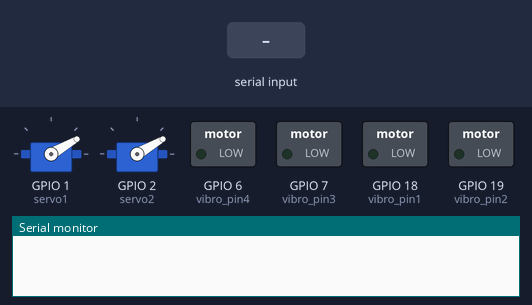
This sketch was run on a simulated ESP32-S3. Parts: 2 × servo, switched loads named in the sketch (green lamp = pin HIGH), the last lines printed to the serial monitor. Dashed ring = blinking. Inputs (shaded band) come from the test bench.

Above: at 1.2 s.
1.3 s: "lr,1\n" received over Serial
At 2.2 s:
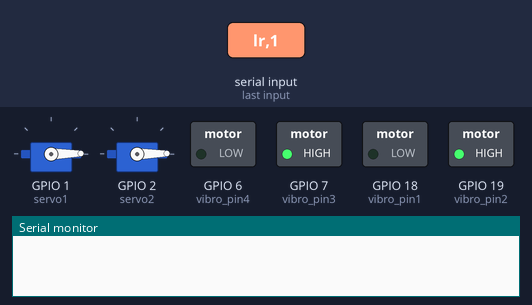
4.3 s: "fo,50\n" received over Serial
At 6.7 s:
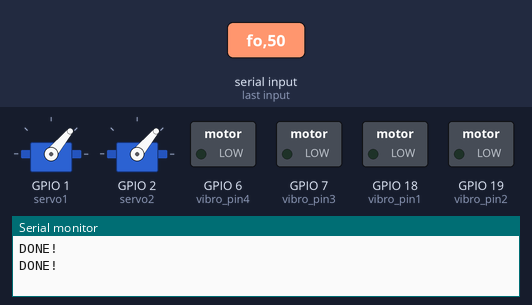
7.3 s: "lr,150\n" received over Serial
At 8.2 s:
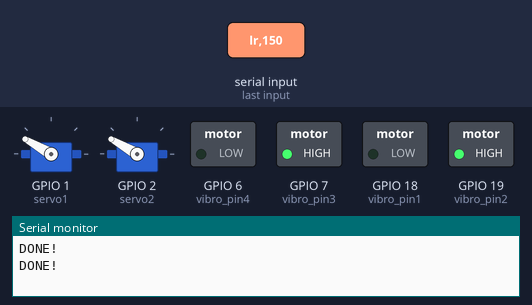
10.3 s: "ud,1\n" received over Serial
At 12.7 s:
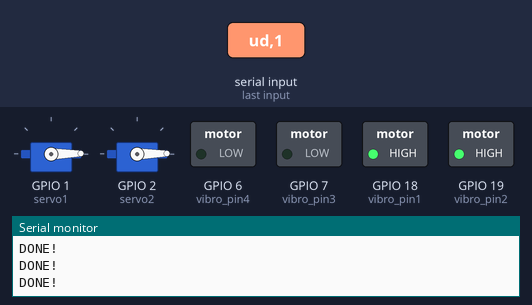
Timing chart, 0 to 14.3 s (numbered marks = the images above; inputs shaded):
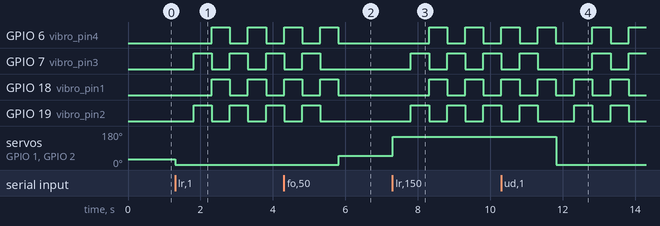

Measured:
- after the input at 1.3 s, GPIO 6 (vibro_pin4), GPIO 18 (vibro_pin1): alternates HIGH for 0.50 s and LOW for 0.50 s, starting after 1.0 s; GPIO 7 (vibro_pin3), GPIO 19 (vibro_pin2): alternates HIGH for 0.50 s and LOW for 0.50 s, starting after 0.51 s; servo on GPIO 1 (servo1), servo on GPIO 2 (servo2): 30° → 1° at once
- after the input at 4.3 s, servo on GPIO 1 (servo1), servo on GPIO 2 (servo2): 1° → 50° after 1.5 s
- after the input at 7.3 s, GPIO 6 (vibro_pin4), GPIO 18 (vibro_pin1): alternates HIGH for 0.50 s and LOW for 0.50 s, starting after 1.0 s; GPIO 7 (vibro_pin3), GPIO 19 (vibro_pin2): alternates HIGH for 0.50 s and LOW for 0.50 s, starting after 0.51 s; servo on GPIO 1 (servo1), servo on GPIO 2 (servo2): 50° → 150° at once
- after the input at 10.3 s, servo on GPIO 1 (servo1), servo on GPIO 2 (servo2): 150° → 1° after 1.5 s

The sketch:

Device_Receive_Data.ino
```cpp
#include <ESP32Servo.h>

Servo servo1, servo2;
int vibro_pin1 = 18;
int vibro_pin2 = 19;
int vibro_pin3 = 7;
int vibro_pin4 = 6;


void setup() {
  // put your setup code here, to run once:
  pinMode(vibro_pin1, OUTPUT);
  pinMode(vibro_pin2, OUTPUT);
  pinMode(vibro_pin4, OUTPUT);
  pinMode(vibro_pin3, OUTPUT);

  servo1.attach(1);
  servo2.attach(2);

  servo1.write(30);
  servo2.write(30);

  Serial.begin(115200);
  Serial.setTimeout(10);
}

void loop() {
  // put your main code here, to run repeatedly:
    String reading = Serial.readString();
    // String reading = "fo,50";
    if (reading.length()>0){
      // get the coma position to split
      int comma_ind = reading.indexOf(",");
      String vibration = reading.substring(0, comma_ind);
      String angle_str = reading.substring(comma_ind+1);
      int angle = angle_str.toInt();

      // write the angle to the servos
      servo1.write(angle);
      servo2.write(angle);
      delay(500);

      // apply the vibration
      vibrate(vibration);
      // delay(100);
      // Serial.print(vibration);
      // Serial.println(angle);
      Serial.println("DONE!");
    }

}

void vibrate(String vibration){
  if(vibration == "lr") left_right(4);
  if(vibration == "ud") up_down(4);
  if(vibration == "ci") circular(2);

  // vibration_all_off
  digitalWrite(vibro_pin1, LOW);
  digitalWrite(vibro_pin2, LOW);
  digitalWrite(vibro_pin3, LOW);
  digitalWrite(vibro_pin4, LOW);
}

void up_down(int amount){
  for(int i = 0; i < amount; i ++){
    // Up Down
    digitalWrite(vibro_pin1, HIGH);
    digitalWrite(vibro_pin2, HIGH);
    digitalWrite(vibro_pin3, LOW);
    digitalWrite(vibro_pin4, LOW);
    delay(500);

    digitalWrite(vibro_pin1, LOW);
    digitalWrite(vibro_pin2, LOW);
    digitalWrite(vibro_pin3, HIGH);
    digitalWrite(vibro_pin4, HIGH);
    delay(500);
  }
}

void left_right(int amount){
  for(int i = 0; i < amount; i ++){
    // Left Right
    digitalWrite(vibro_pin1, LOW);
    digitalWrite(vibro_pin2, HIGH);
    digitalWrite(vibro_pin3, HIGH);
    digitalWrite(vibro_pin4, LOW);
    delay(500);

    digitalWrite(vibro_pin1, HIGH);
    digitalWrite(vibro_pin2, LOW);
    digitalWrite(vibro_pin3, LOW);
    digitalWrite(vibro_pin4, HIGH);
    delay(500);
  }
}

void circular(int amount) {
  for(int i = 0; i < amount; i ++){
      // Circular
    digitalWrite(vibro_pin1, HIGH);
    digitalWrite(vibro_pin2, LOW);
    digitalWrite(vibro_pin3, LOW);
    digitalWrite(vibro_pin4, LOW);
    delay(500);

    digitalWrite(vibro_pin1, LOW);
    digitalWrite(vibro_pin2, HIGH);
    digitalWrite(vibro_pin3, LOW);
    digitalWrite(vibro_pin4, LOW);
    delay(500);

    digitalWrite(vibro_pin1, LOW);
    digitalWrite(vibro_pin2, LOW);
    digitalWrite(vibro_pin3, HIGH);
    digitalWrite(vibro_pin4, LOW);
    delay(500);

    digitalWrite(vibro_pin1, LOW);
    digitalWrite(vibro_pin2, LOW);
    digitalWrite(vibro_pin3, LOW);
    digitalWrite(vibro_pin4, HIGH);
    delay(500);
  }
}
```
